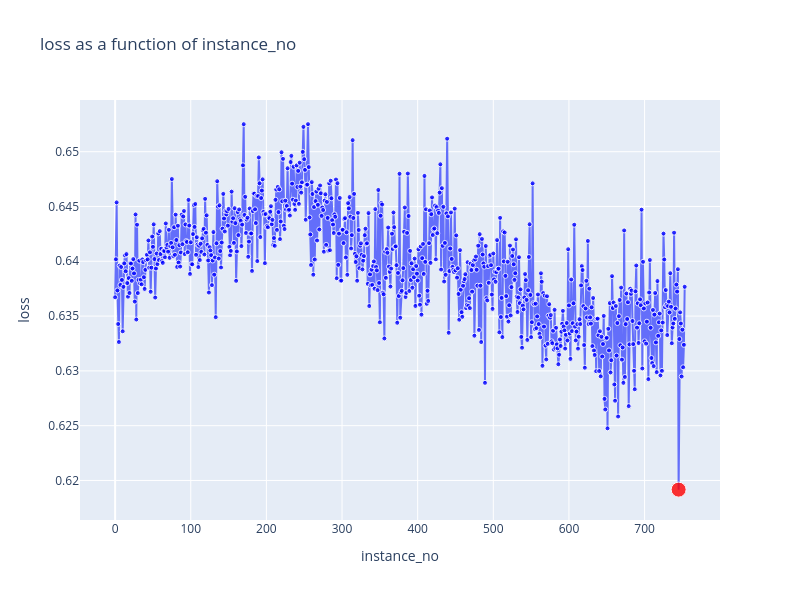

Here is the notebook cell this chart was saved with:
### Code cell
plot_2d_scatter(df, 'instance_no', 'loss', highlight=True)

### Figure 1 — Plotly figure (JSON) as saved in the notebook; plotly's stock layout.template omitted (floating-point values rounded to 4 significant figures; data arrays with more than 128 entries replaced by an {"elided": "..."} marker saying what was removed)
{"data": [{"marker": {"color": {"elided": "754 str values"}, "opacity": 0.8, "size": {"elided": "754 int values"}}, "mode": "lines+markers", "name": "loss", "type": "scatter", "x": {"elided": "754 int values"}, "y": {"elided": "754 float values"}}], "layout": {"height": 600, "title": {"text": "loss as a function of instance_no"}, "width": 800, "xaxis": {"title": {"text": "instance_no"}}, "yaxis": {"title": {"text": "loss"}}}}
